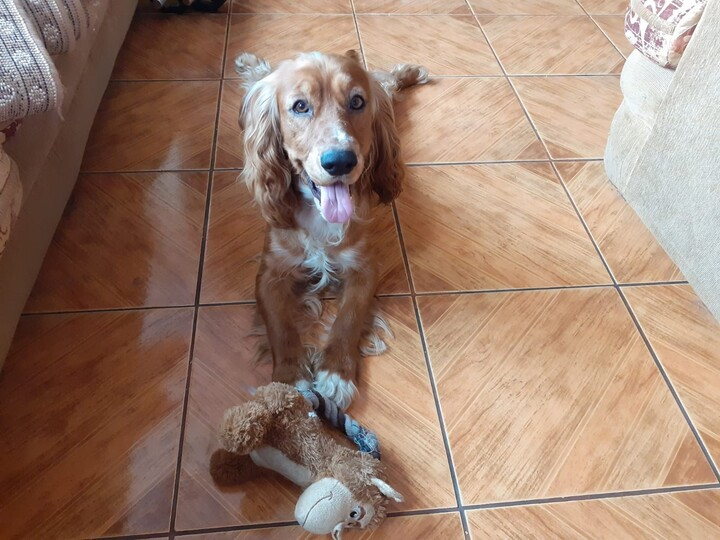
#> input picture Tarea 2 Detect-Rotate/imagenes/image.jpg, 720 x 540 px
$ python rotateimage.py
#> lines starting #> are read from the running program, lines starting #| are printed output that depends on the picture
import cv2
from pathlib import Path
import numpy as np

current_directory = Path(__file__).resolve().parent
path = f"{current_directory}/imagenes/image.jpg"
path2 = f"{current_directory}/imagenesRotated"
path3 = f"{current_directory}/imagenesReflected"

img = cv2.imread(path)
#> img is the input picture: shape (540, 720, 3); mean B, G, R 111.6, 128.1, 156.1
cv2.imshow("Original", img)
cv2.waitKey(0)

# Rotar la imagen 90 grados
img_rotated = cv2.rotate(img, cv2.ROTATE_90_CLOCKWISE)
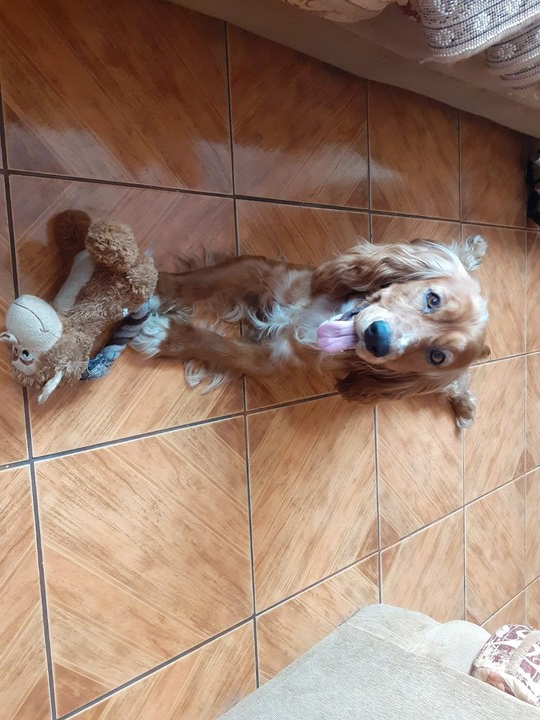
#> img_rotated: shape (720, 540, 3); mean B, G, R 111.6, 128.1, 156.1

# Guardar y mostrar la imagen
cv2.imwrite(f"{path2}/rotated_image.jpg", img_rotated)
cv2.imshow("Rotated", img_rotated)
cv2.waitKey(0)  # Espera a que el usuario presione una tecla

# Reflejar la imagen
img_reflected = cv2.flip(img, 1)
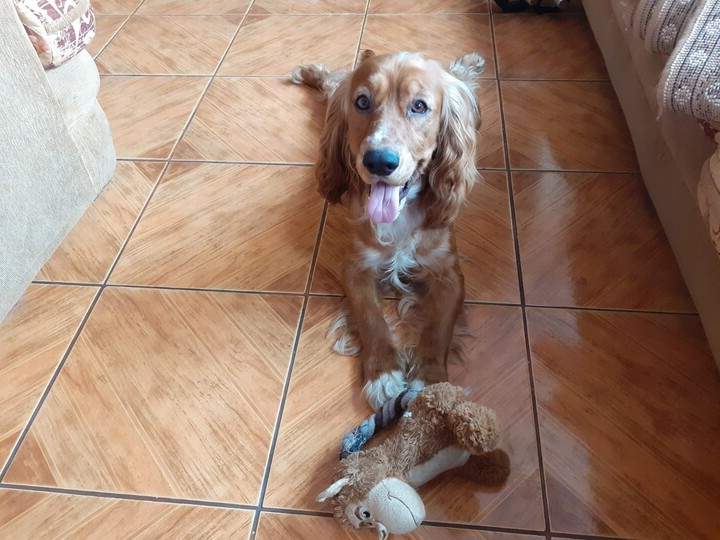
#> img_reflected: shape (540, 720, 3); mean B, G, R 111.6, 128.1, 156.1
# Guardar y mostrar la imagen
cv2.imwrite(f"{path3}/reflected_image.jpg", img_reflected)
cv2.imshow("Reflected", img_reflected)

cv2.waitKey(0)  # Espera a que el usuario presione una tecla

$ run again, with Tarea 2 Detect-Rotate/imagenes/per.jpg copied over Tarea 2 Detect-Rotate/imagenes/image.jpg
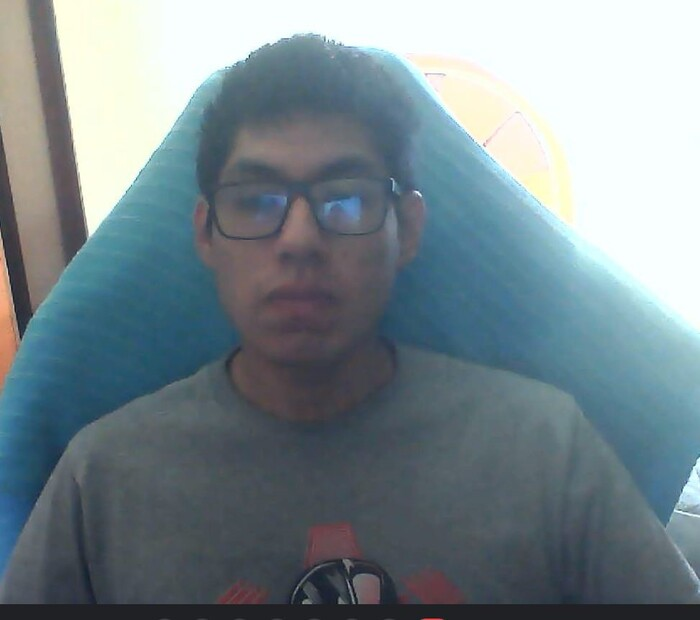
#> input picture Tarea 2 Detect-Rotate/imagenes/per.jpg, 700 x 620 px
#> img is the input picture: shape (620, 700, 3); mean B, G, R 141.5, 135.3, 120.5
#> `img_rotated = cv2.rotate(img, cv2.ROTATE_90_CLOCKWISE)`:
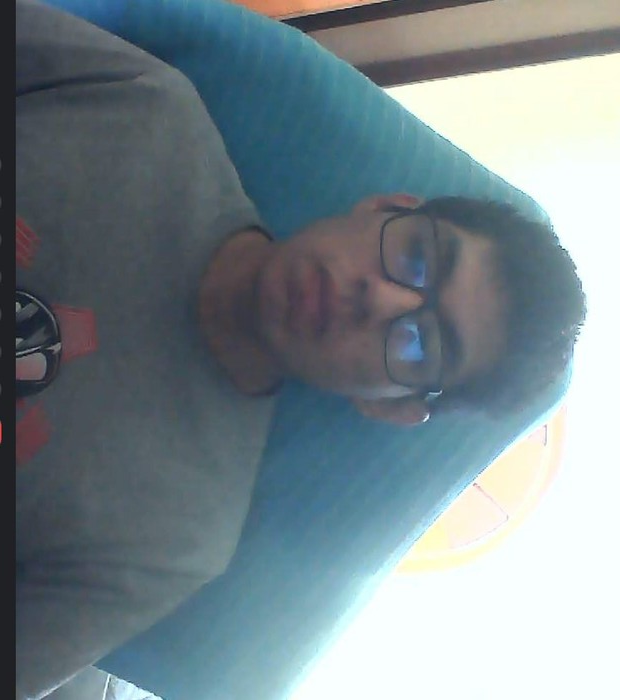
#> img_rotated: shape (700, 620, 3); mean B, G, R 141.5, 135.3, 120.5
#> `img_reflected = cv2.flip(img, 1)`:
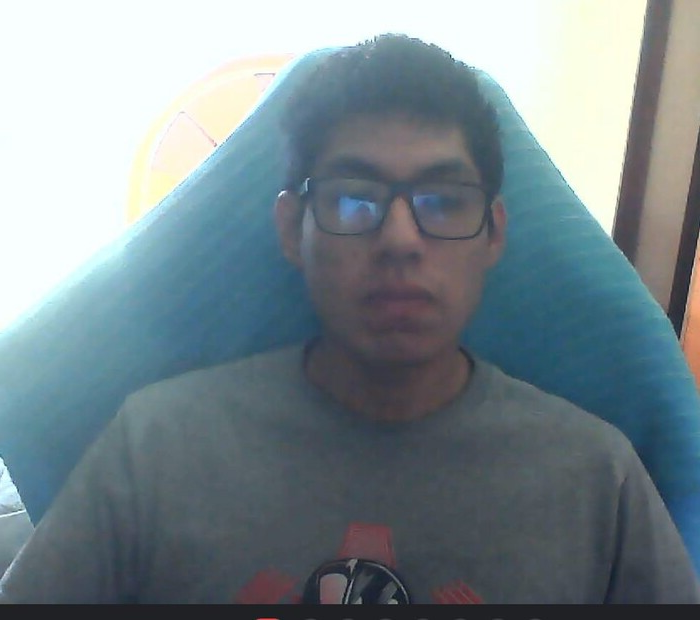
#> img_reflected: shape (620, 700, 3); mean B, G, R 141.5, 135.3, 120.5

$ run again, with Tarea 2 Detect-Rotate/imagenes/per2.jpg copied over Tarea 2 Detect-Rotate/imagenes/image.jpg
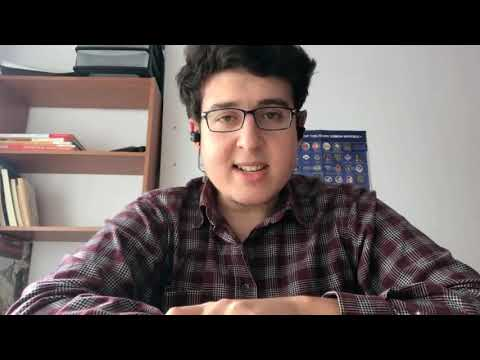
#> input picture Tarea 2 Detect-Rotate/imagenes/per2.jpg, 480 x 360 px
#> img is the input picture: shape (360, 480, 3); mean B, G, R 85.3, 86.7, 95.9
#> `img_rotated = cv2.rotate(img, cv2.ROTATE_90_CLOCKWISE)`:
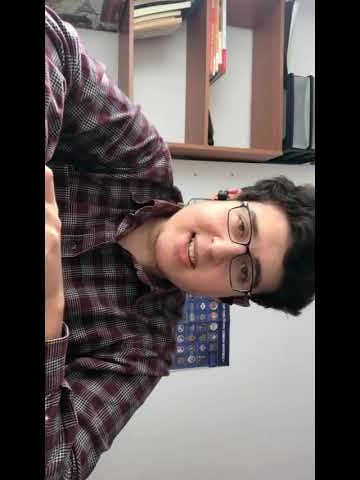
#> img_rotated: shape (480, 360, 3); mean B, G, R 85.3, 86.7, 95.9
#> `img_reflected = cv2.flip(img, 1)`:
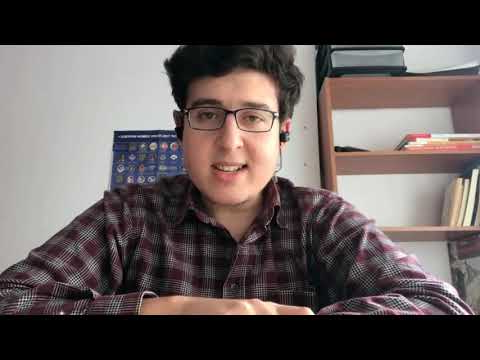
#> img_reflected: shape (360, 480, 3); mean B, G, R 85.3, 86.7, 95.9
